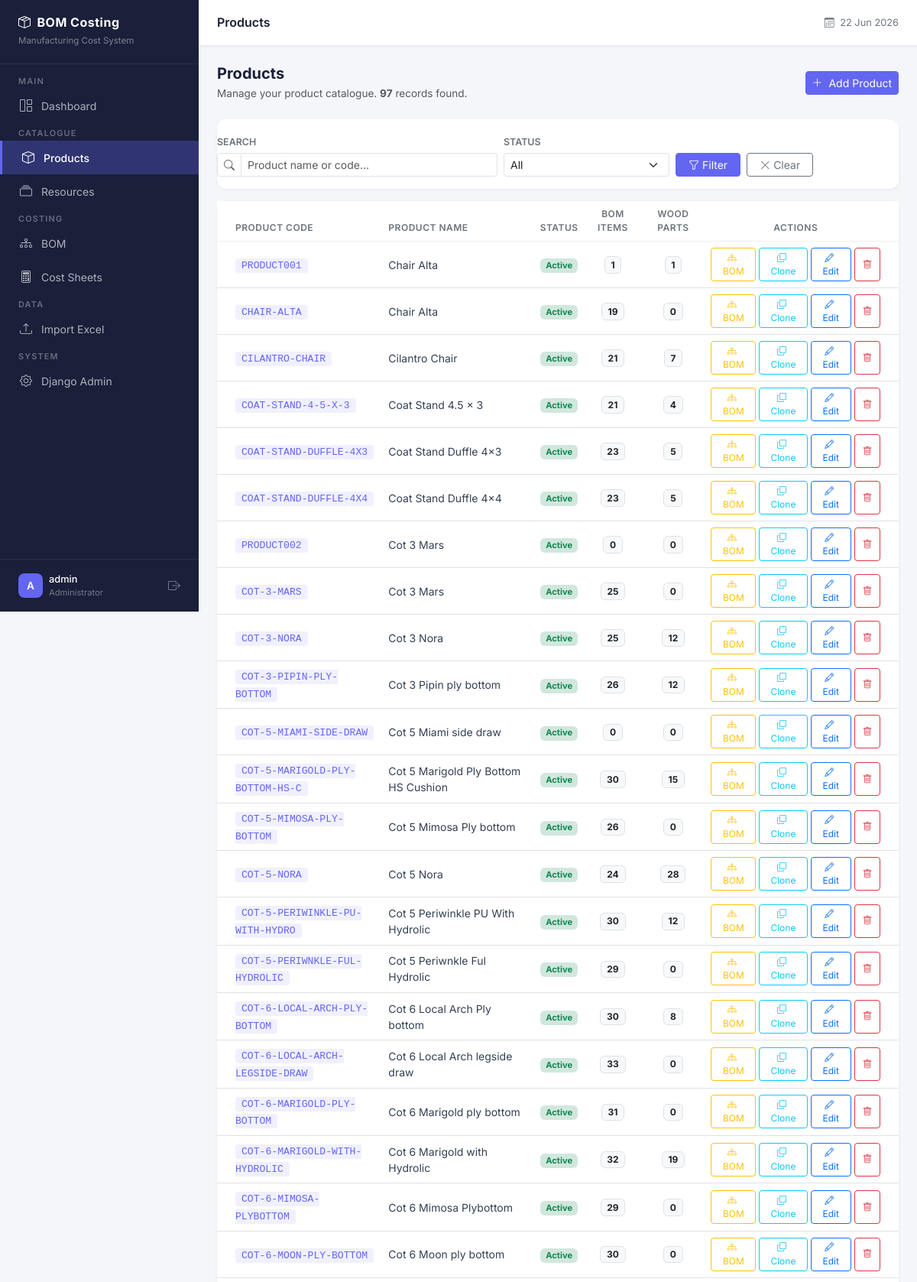
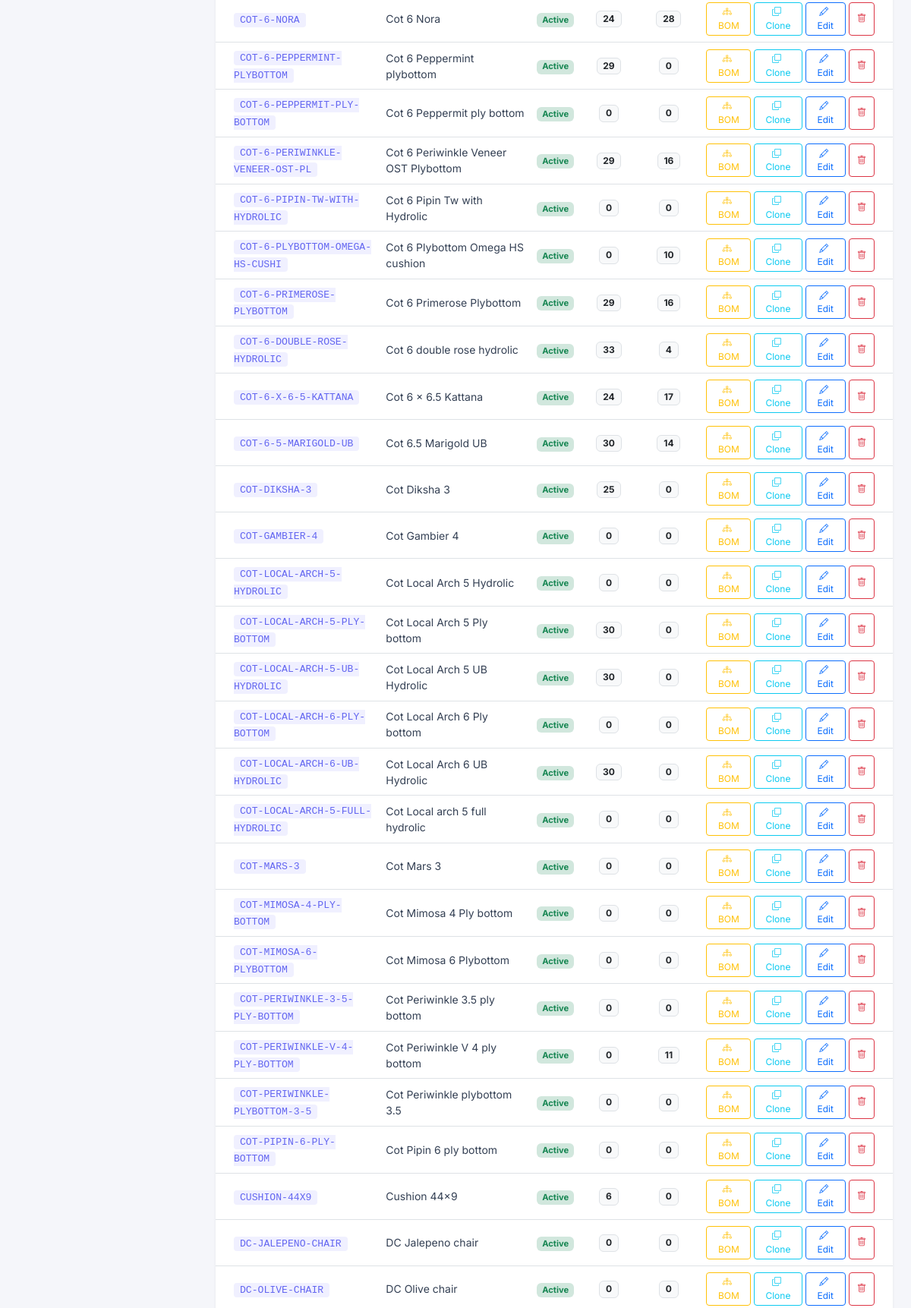
Screenshot of /products/ (signed in, upper part) with the database file from the repository (2 pictures, top to bottom).
### apps/products/models.py (models this page shows, shortened)
class Product(models.Model):
    product_name = models.CharField(
        max_length=255,
        help_text="Full name of the product e.g. 3-Door Wardrobe with Mirror"
    )
    product_code = models.CharField(
        max_length=100,
        help_text="Unique product code e.g. WRD-001. Must be unique across all non-deleted products."
    )
    active = models.BooleanField(
        default=True,
        help_text="Inactive products are hidden from main views but not deleted."
    )
    is_deleted = models.BooleanField(
        default=False,
        help_text="Soft delete flag. Deleted products are hidden everywhere but data is preserved."
    )
    created_at = models.DateTimeField(auto_now_add=True)
    updated_at = models.DateTimeField(auto_now=True)
    class Meta:
        ordering = ['product_name']
        verbose_name = "Product"
        verbose_name_plural = "Products"
    def delete(self, *args, **kwargs):
        """
        Override default delete to perform soft delete.
        Calling product.delete() will set is_deleted=True
        instead of removing the row from the database.
        """
        self.is_deleted = True
        self.save()

### apps/products/views.py (the view)
# urls.py: path('', views.product_list, name='list'),
@login_required
def product_list(request):
    products = Product.objects.filter(is_deleted=False)
    search_query = request.GET.get('search', '').strip()
    if search_query:
        products = products.filter(
            Q(product_name__icontains=search_query) |
            Q(product_code__icontains=search_query)
        )
    status_filter = request.GET.get('status', '')
    if status_filter == 'active':
        products = products.filter(active=True)
    elif status_filter == 'inactive':
        products = products.filter(active=False)
    context = {
        'page_title': 'Products',
        'products': products,
        'search_query': search_query,
        'status_filter': status_filter,
        'total_count': products.count(),
    }
    return render(request, 'products/list.html', context)

### templates/products/list.html (shortened to what this page needs)
{% extends "base.html" %}
{% block content %}
<div class="d-flex justify-content-between align-items-center mb-4">
    <div>
        <h5 class="mb-1 fw-bold" style="color:#1a1f3a;">Products</h5>
        <p class="text-muted mb-0" style="font-size:0.85rem;">
            Manage your product catalogue.
            <strong>{{ total_count }}</strong> record{{ total_count|pluralize }} found.
        </p>
    </div>
    <a href="{% url 'products:create' %}" class="btn btn-primary btn-sm">
        <i class="bi bi-plus-lg me-1"></i> Add Product
    </a>
</div>
<div class="content-card mb-3">
    <div class="card-body py-3">
        <form method="GET" class="row g-2 align-items-end">
            <div class="col-12 col-md-5">
                <label class="form-label mb-1"
                       style="font-size:0.78rem;font-weight:600;color:#6c757d;">
                    SEARCH
                </label>
                <div class="input-group input-group-sm">
                    <span class="input-group-text bg-white">
                        <i class="bi bi-search text-muted"></i>
                    </span>
                    <input type="text" name="search" class="form-control"
                           placeholder="Product name or code..."
                           value="{{ search_query }}">
                </div>
            </div>
            <div class="col-6 col-md-3">
                <label class="form-label mb-1"
                       style="font-size:0.78rem;font-weight:600;color:#6c757d;">
                    STATUS
                </label>
                <select name="status" class="form-select form-select-sm">
                    <option value="">All</option>
                </select>
            </div>
            <div class="col-6 col-md-3 d-flex gap-2">
                <button type="submit" class="btn btn-primary btn-sm px-3">
                    <i class="bi bi-funnel me-1"></i>Filter
                </button>
                <a href="{% url 'products:list' %}"
                   class="btn btn-outline-secondary btn-sm px-3">
                    <i class="bi bi-x-lg me-1"></i>Clear
                </a>
            </div>
        </form>
    </div>
</div>
<div class="content-card">
    <div class="card-body p-0">
        {% if products %}
        <div class="table-responsive">
            <table class="table table-hover mb-0">
                <thead>
                    <tr>
                        <th class="ps-4">Product Code</th>
                        <th>Product Name</th>
                        <th class="text-center">Status</th>
                        <th class="text-center">BOM Items</th>
                        <th class="text-center">Wood Parts</th>
                        <th class="text-center pe-4">Actions</th>
                    </tr>
                </thead>
                <tbody>
                    {% for product in products %}
                    <tr>
                        <td class="ps-4">
                            <code style="font-size:0.82rem; background:#f0f0ff;
                                         color:#6366f1; padding:2px 8px;
                                         border-radius:4px;">
                                {{ product.product_code }}
                            </code>
                        </td>
                        <td style="font-size:0.875rem;">
                            {{ product.product_name }}
                        </td>
                        <td class="text-center">
                            {% if product.active %}
                                <span class="badge bg-success-subtle text-success"
                                      style="font-size:0.7rem;">Active</span>
                            {% else %}
                                <span class="badge bg-secondary-subtle text-secondary"
                                      style="font-size:0.7rem;">Inactive</span>
                            {% endif %}
                        </td>
                        <td class="text-center">
                            <span class="badge bg-light text-dark border"
                                  style="font-size:0.75rem;">
                                {{ product.bom_items.count }}
                            </span>
                        </td>
                        <td class="text-center">
                            <span class="badge bg-light text-dark border"
                                  style="font-size:0.75rem;">
                                {{ product.wood_parts.count }}
                            </span>
                        </td>
                        <td class="text-center pe-4">
                            <div class="d-flex gap-1 justify-content-center">
                                <a href="{% url 'bom:list' product_pk=product.pk %}"
                                   class="btn btn-sm btn-outline-warning"
                                   style="font-size:0.75rem;padding:3px 10px;"
                                   title="Manage BOM">
                                    <i class="bi bi-diagram-3 me-1"></i>BOM
                                </a>
                                <a href="{% url 'products:clone' pk=product.pk %}"
                                   class="btn btn-sm btn-outline-info"
                                   style="font-size:0.75rem;padding:3px 10px;"
                                   title="Clone this product">
                                    <i class="bi bi-copy me-1"></i>Clone
                                </a>
                                <a href="{% url 'products:edit' product.pk %}"
                                   class="btn btn-sm btn-outline-primary"
                                   style="font-size:0.75rem;padding:3px 10px;">
                                    <i class="bi bi-pencil me-1"></i>Edit
                                </a>
                                <button type="button"
                                        class="btn btn-sm btn-outline-danger"
                                        style="font-size:0.75rem;padding:3px 10px;"
                                        data-bs-toggle="modal"
                                        data-bs-target="#deleteModal{{ product.pk }}">
                                    <i class="bi bi-trash"></i>
                                </button>
                            </div>
                        </td>
                    </tr>
                    {% endfor %}
                </tbody>
            </table>
        </div>
        {% endif %}
    </div>
</div>
{% endblock %}

### templates/base.html (shortened to what this page needs)
<!DOCTYPE html>
<html lang="en">
<head>
    <link href="https://cdn.jsdelivr.net/npm/bootstrap@5.3.2/dist/css/bootstrap.min.css" rel="stylesheet">
    <link href="https://cdn.jsdelivr.net/npm/bootstrap-icons@1.11.3/font/bootstrap-icons.min.css" rel="stylesheet">
</head>
<body>
{% if user.is_authenticated %}
    <nav id="sidebar">
        <div class="sidebar-brand">
            <h5><i class="bi bi-box-seam me-2"></i>BOM Costing</h5>
            <small>Manufacturing Cost System</small>
        </div>
        <ul class="nav flex-column mt-2">
            <li><span class="nav-label">Main</span></li>
            <li class="nav-item">
                <a href="{% url 'core:dashboard' %}"
                   class="nav-link {% if request.resolver_match.url_name == 'dashboard' %}active{% endif %}">
                    <i class="bi bi-grid-1x2"></i> Dashboard
                </a>
            </li>
            <li><span class="nav-label">Catalogue</span></li>
            <li class="nav-item">
                <a href="{% url 'products:list' %}"
                   class="nav-link {% if 'products' in request.resolver_match.namespace %}active{% endif %}">
                    <i class="bi bi-box"></i> Products
                </a>
            </li>
            <li class="nav-item">
                <a href="{% url 'resources:list' %}"
                   class="nav-link {% if 'resources' in request.resolver_match.namespace %}active{% endif %}">
                    <i class="bi bi-collection"></i> Resources
                </a>
            </li>
            <li><span class="nav-label">Costing</span></li>
            <li class="nav-item">
                <a href="{% url 'products:list' %}"
                   class="nav-link {% if 'bom' in request.resolver_match.namespace %}active{% endif %}">
                    <i class="bi bi-diagram-3"></i> BOM
                </a>
            </li>
            <li class="nav-item">
                <a href="{% url 'costing:list' %}"
                   class="nav-link {% if 'costing' in request.resolver_match.namespace %}active{% endif %}">
                    <i class="bi bi-calculator"></i> Cost Sheets
                </a>
            </li>
            <li><span class="nav-label">Data</span></li>
            <li class="nav-item">
                <a href="{% url 'imports:upload' %}"
                   class="nav-link {% if 'imports' in request.resolver_match.namespace %}active{% endif %}">
                    <i class="bi bi-upload"></i> Import Excel
                </a>
            </li>
            <li><span class="nav-label">System</span></li>
            {% if user.is_staff %}
            <li class="nav-item">
                <a href="/admin/" class="nav-link" target="_blank">
                    <i class="bi bi-gear"></i> Django Admin
                </a>
            </li>
            {% endif %}
        </ul>
        <div style="position:absolute; bottom:0; left:0; right:0;
                    padding:16px 24px; border-top:1px solid rgba(255,255,255,0.08);">
            <div class="d-flex align-items-center gap-2">
                <div style="width:32px;height:32px;background:#6366f1;border-radius:8px;
                            display:flex;align-items:center;justify-content:center;
                            color:#fff;font-weight:600;font-size:0.85rem;">
                    {{ user.username|first|upper }}
                </div>
                <div style="flex:1; min-width:0;">
                    <div style="color:#fff;font-size:0.8rem;font-weight:500;
                                white-space:nowrap;overflow:hidden;text-overflow:ellipsis;">
                        {{ user.username }}
                    </div>
                    <div style="color:rgba(255,255,255,0.4);font-size:0.7rem;">
                        {% if user.is_staff %}Administrator{% else %}User{% endif %}
                    </div>
                </div>
                <a href="{% url 'accounts:logout' %}"
                   style="color:rgba(255,255,255,0.4);" title="Logout">
                    <i class="bi bi-box-arrow-right"></i>
                </a>
            </div>
        </div>
    </nav>
    <div id="main-content">
        <div id="topnav">
            <h6 class="page-title">
                {% block page_title %}{{ page_title|default:"Dashboard" }}{% endblock %}
            </h6>
            <div class="d-flex align-items-center gap-3">
                <span style="font-size:0.8rem;color:#6c757d;">
                    <i class="bi bi-calendar3 me-1"></i>
                    {% now "d M Y" %}
                </span>
            </div>
        </div>
        <div class="content-area">
            {% block content %}{% endblock %}
        </div>
    </div>
{% else %}
    {% block unauthenticated_content %}{% endblock %}
{% endif %}
</body>
</html>

### templates/base.html (style rules this page uses)
* { font-family: 'Inter', sans-serif; }
body { background-color: #f5f6fa; }
#sidebar { width: 260px; min-height: 100vh; background: #1a1f3a; position: fixed; top: 0; left: 0; z-index: 1000; transition: all 0.3s; overflow-y: auto; }
#sidebar .sidebar-brand { padding: 20px 24px; border-bottom: 1px solid rgba(255,255,255,0.08); }
#sidebar .sidebar-brand h5 { color: #fff; font-weight: 700; font-size: 1rem; margin: 0; letter-spacing: 0.5px; }
#sidebar .sidebar-brand small { color: rgba(255,255,255,0.45); font-size: 0.72rem; }
#sidebar .nav-label { color: rgba(255,255,255,0.35); font-size: 0.68rem; font-weight: 600; letter-spacing: 1.2px; text-transform: uppercase; padding: 16px 24px 6px; }
#sidebar .nav-link { color: rgba(255,255,255,0.65); padding: 10px 24px; font-size: 0.875rem; font-weight: 400; border-radius: 0; display: flex; align-items: center; gap: 10px; transition: all 0.2s; }
#sidebar .nav-link.active { color: #fff; background: rgba(99, 102, 241, 0.3); border-left: 3px solid #6366f1; font-weight: 500; }
#sidebar .nav-link i { font-size: 1rem; width: 20px; text-align: center; }
#main-content { margin-left: 260px; min-height: 100vh; transition: all 0.3s; }
#topnav { background: #fff; border-bottom: 1px solid #e9ecef; padding: 0 24px; height: 60px; display: flex; align-items: center; justify-content: space-between; position: sticky; top: 0; z-index: 999; box-shadow: 0 1px 3px rgba(0,0,0,0.05); }
#topnav .page-title { font-size: 1rem; font-weight: 600; color: #1a1f3a; margin: 0; }
.content-area { padding: 24px; }
.content-card { background: #fff; border-radius: 12px; border: none; box-shadow: 0 1px 4px rgba(0,0,0,0.06); }
.table th { font-size: 0.75rem; font-weight: 600; text-transform: uppercase; letter-spacing: 0.5px; color: #6c757d; border-bottom: 1px solid #f0f0f0; }
.table td { font-size: 0.875rem; vertical-align: middle; color: #344054; }
.btn-primary { background: #6366f1; border-color: #6366f1; }

### rows the page displays
Product: product_code "PRODUCT001", product_name "Chair Alta", active "Active", bom_items.count "1", wood_parts.count "1"
Product: product_code "CHAIR-ALTA", product_name "Chair Alta", active "Active", bom_items.count "19", wood_parts.count "0"
Product: product_code "CILANTRO-CHAIR", product_name "Cilantro Chair", active "Active", bom_items.count "21", wood_parts.count "7"
Product: product_code "COAT-STAND-4-5-X-3", product_name "Coat Stand 4.5 x 3", active "Active", bom_items.count "21", wood_parts.count "4"
Product: product_code "COAT-STAND-DUFFLE-4X3", product_name "Coat Stand Duffle 4x3", active "Active", bom_items.count "23", wood_parts.count "5"
Product: product_code "COAT-STAND-DUFFLE-4X4", product_name "Coat Stand Duffle 4x4", active "Active", bom_items.count "23", wood_parts.count "5"
Product: product_code "PRODUCT002", product_name "Cot 3 Mars", active "Active", bom_items.count "0", wood_parts.count "0"
Product: product_code "COT-3-MARS", product_name "Cot 3 Mars", active "Active", bom_items.count "25", wood_parts.count "0"
Product: product_code "COT-3-NORA", product_name "Cot 3 Nora", active "Active", bom_items.count "25", wood_parts.count "12"
Product: product_code "COT-3-PIPIN-PLY-BOTTOM", product_name "Cot 3 Pipin ply bottom", active "Active", bom_items.count "26", wood_parts.count "12"
Product: product_code "COT-5-MIAMI-SIDE-DRAW", product_name "Cot 5 Miami side draw", active "Active", bom_items.count "0", wood_parts.count "0"
Product: product_code "COT-5-MARIGOLD-PLY-BOTTOM-HS-C", product_name "Cot 5 Marigold Ply Bottom HS Cushion", active "Active", bom_items.count "30", wood_parts.count "15"
Product: product_code "COT-5-MIMOSA-PLY-BOTTOM", product_name "Cot 5 Mimosa Ply bottom", active "Active", bom_items.count "26", wood_parts.count "0"
Product: product_code "COT-5-NORA", product_name "Cot 5 Nora", active "Active", bom_items.count "24", wood_parts.count "28"
Product: product_code "COT-5-PERIWINKLE-PU-WITH-HYDRO", product_name "Cot 5 Periwinkle PU With Hydrolic", active "Active", bom_items.count "30", wood_parts.count "12"
Product: product_code "COT-5-PERIWNKLE-FUL-HYDROLIC", product_name "Cot 5 Periwnkle Ful Hydrolic", active "Active", bom_items.count "29", wood_parts.count "0"
Product: product_code "COT-6-LOCAL-ARCH-PLY-BOTTOM", product_name "Cot 6 Local Arch Ply bottom", active "Active", bom_items.count "30", wood_parts.count "8"
Product: product_code "COT-6-LOCAL-ARCH-LEGSIDE-DRAW", product_name "Cot 6 Local Arch legside draw", active "Active", bom_items.count "33", wood_parts.count "0"
Product: product_code "COT-6-MARIGOLD-PLY-BOTTOM", product_name "Cot 6 Marigold ply bottom", active "Active", bom_items.count "31", wood_parts.count "0"
Product: product_code "COT-6-MARIGOLD-WITH-HYDROLIC", product_name "Cot 6 Marigold with Hydrolic", active "Active", bom_items.count "32", wood_parts.count "19"
Product: product_code "COT-6-MIMOSA-PLYBOTTOM", product_name "Cot 6 Mimosa Plybottom", active "Active", bom_items.count "29", wood_parts.count "0"
Product: product_code "COT-6-MOON-PLY-BOTTOM", product_name "Cot 6 Moon ply bottom", active "Active", bom_items.count "30", wood_parts.count "0"
Product: product_code "COT-6-NORA", product_name "Cot 6 Nora", active "Active", bom_items.count "24", wood_parts.count "28"
Product: product_code "COT-6-PEPPERMINT-PLYBOTTOM", product_name "Cot 6 Peppermint plybottom", active "Active", bom_items.count "29", wood_parts.count "0"
Product: product_code "COT-6-PEPPERMIT-PLY-BOTTOM", product_name "Cot 6 Peppermit ply bottom", active "Active", bom_items.count "0", wood_parts.count "0"
Product: product_code "COT-6-PERIWINKLE-VENEER-OST-PL", product_name "Cot 6 Periwinkle Veneer OST Plybottom", active "Active", bom_items.count "29", wood_parts.count "16"
Product: product_code "COT-6-PIPIN-TW-WITH-HYDROLIC", product_name "Cot 6 Pipin Tw with Hydrolic", active "Active", bom_items.count "0", wood_parts.count "0"
Product: product_code "COT-6-PLYBOTTOM-OMEGA-HS-CUSHI", product_name "Cot 6 Plybottom Omega HS cushion", active "Active", bom_items.count "0", wood_parts.count "10"
Product: product_code "COT-6-PRIMEROSE-PLYBOTTOM", product_name "Cot 6 Primerose Plybottom", active "Active", bom_items.count "29", wood_parts.count "16"
Product: product_code "COT-6-DOUBLE-ROSE-HYDROLIC", product_name "Cot 6 double rose hydrolic", active "Active", bom_items.count "33", wood_parts.count "4"

### other values shown
{{ user.username|first|upper }} "A"
{{ user.username }} "admin"
{{ page_title|default:"Dashboard" }} "Products"
{{ total_count }} "97"
